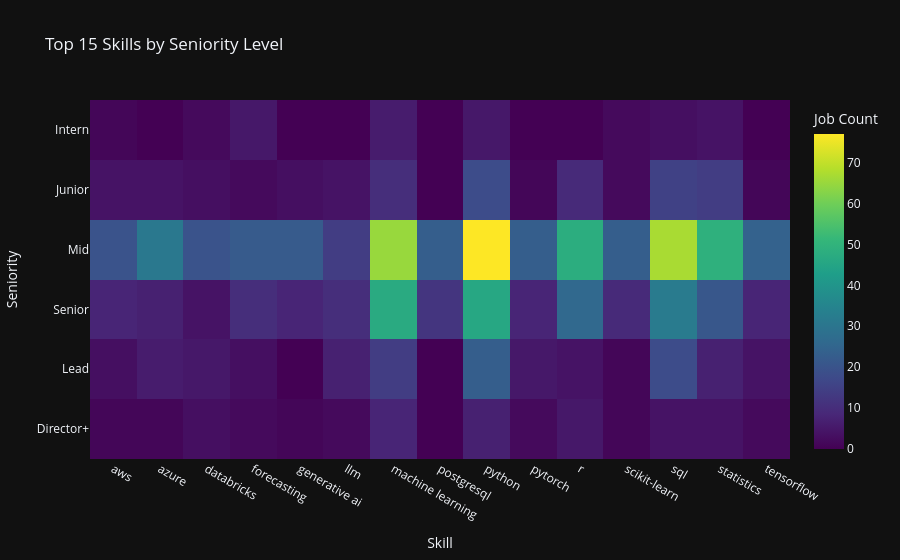

Notebook code for this chart:
### Markdown cell above
## 2. Skill Heatmap: Seniority vs Technology
Which skills are most demanded at each seniority level?

### Code cell
exploded = df.explode("skills_tags")
top_skills = exploded["skills_tags"].value_counts().head(15).index.tolist()

heatmap_data = exploded[exploded["skills_tags"].isin(top_skills)].groupby(
    ["seniority", "skills_tags"]
).size().unstack(fill_value=0)

# Reorder seniority index
order = ["Intern", "Junior", "Mid", "Senior", "Lead", "Director+"]
heatmap_data = heatmap_data.reindex([s for s in order if s in heatmap_data.index])

fig = px.imshow(
    heatmap_data, 
    labels=dict(x="Skill", y="Seniority", color="Job Count"),
    title="Top 15 Skills by Seniority Level",
    aspect="auto",
    template="plotly_dark",
    color_continuous_scale="Viridis"
)
fig.show()

### Figure 1 — Plotly figure (JSON) as saved in the notebook; plotly's stock layout.template omitted (floating-point values rounded to 4 significant figures)
{"data": [{"coloraxis": "coloraxis", "hovertemplate": "Skill: %{x}<br>Seniority: %{y}<br>Job Count: %{z}<extra></extra>", "name": "0", "type": "heatmap", "x": ["aws", "azure", "databricks", "forecasting", "generative ai", "llm", "machine learning", "postgresql", "python", "pytorch", "r", "scikit-learn", "sql", "statistics", "tensorflow"], "xaxis": "x", "y": ["Intern", "Junior", "Mid", "Senior", "Lead", "Director+"], "yaxis": "y", "z": [[1, 0, 2, 5, 0, 0, 6, 0, 5, 0, 0, 2, 3, 4, 0], [4, 4, 3, 2, 3, 4, 10, 0, 18, 1, 9, 2, 15, 14, 1], [20, 31, 20, 22, 22, 14, 65, 23, 77, 23, 48, 23, 67, 49, 24], [8, 7, 4, 10, 8, 10, 47, 12, 46, 8, 26, 9, 32, 21, 8], [3, 6, 5, 3, 0, 7, 14, 0, 23, 5, 4, 1, 18, 7, 4], [1, 1, 3, 2, 1, 2, 8, 0, 7, 2, 5, 1, 4, 4, 2]]}], "layout": {"coloraxis": {"colorbar": {"title": {"text": "Job Count"}}, "colorscale": [[0, "#440154"], [0.1111, "#482878"], [0.2222, "#3e4989"], [0.3333, "#31688e"], [0.4444, "#26828e"], [0.5556, "#1f9e89"], [0.6667, "#35b779"], [0.7778, "#6ece58"], [0.8889, "#b5de2b"], [1, "#fde725"]]}, "title": {"text": "Top 15 Skills by Seniority Level"}, "xaxis": {"anchor": "y", "domain": [0, 1], "title": {"text": "Skill"}}, "yaxis": {"anchor": "x", "autorange": "reversed", "domain": [0, 1], "title": {"text": "Seniority"}}}}
